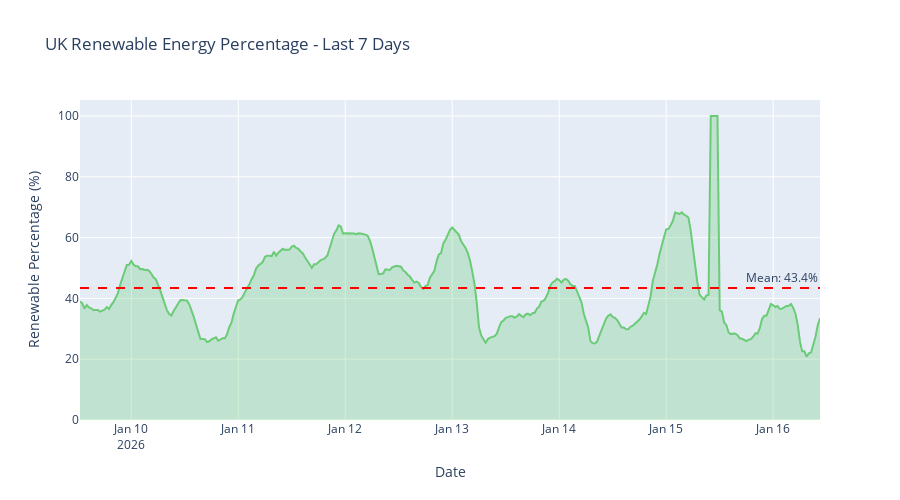

Notebook code cell kept with this figure:
### Code cell
# Plot renewable percentage over time
fig = go.Figure()

fig.add_trace(go.Scatter(
    x=df_hist_pivot.index,
    y=df_hist_pivot['renewable_pct'],
    mode='lines',
    name='Renewable %',
    line=dict(color='#6BCB77', width=2),
    fill='tozeroy',
    fillcolor='rgba(107, 203, 119, 0.3)'
))

fig.add_hline(y=df_hist_pivot['renewable_pct'].mean(), 
              line_dash="dash", 
              line_color="red",
              annotation_text=f"Mean: {df_hist_pivot['renewable_pct'].mean():.1f}%")

fig.update_layout(
    title='UK Renewable Energy Percentage - Last 7 Days',
    xaxis_title='Date',
    yaxis_title='Renewable Percentage (%)',
    height=500,
    hovermode='x unified'
)

fig.show()

### Figure 1 — Plotly figure (JSON) as saved in the notebook; plotly's stock layout.template omitted (floating-point values rounded to 4 significant figures; data arrays with more than 128 entries replaced by an {"elided": "..."} marker saying what was removed)
{"data": [{"fill": "tozeroy", "fillcolor": "rgba(107, 203, 119, 0.3)", "line": {"color": "#6BCB77", "width": 2}, "mode": "lines", "name": "Renewable %", "type": "scatter", "x": {"elided": "332 str values"}, "y": {"elided": "332 float values"}}], "layout": {"annotations": [{"showarrow": false, "text": "Mean: 43.4%", "x": 1, "xanchor": "right", "xref": "x domain", "y": 43.39, "yanchor": "bottom", "yref": "y"}], "height": 500, "hovermode": "x unified", "shapes": [{"line": {"color": "red", "dash": "dash"}, "type": "line", "x0": 0, "x1": 1, "xref": "x domain", "y0": 43.39, "y1": 43.39, "yref": "y"}], "title": {"text": "UK Renewable Energy Percentage - Last 7 Days"}, "xaxis": {"title": {"text": "Date"}}, "yaxis": {"title": {"text": "Renewable Percentage (%)"}}}}
